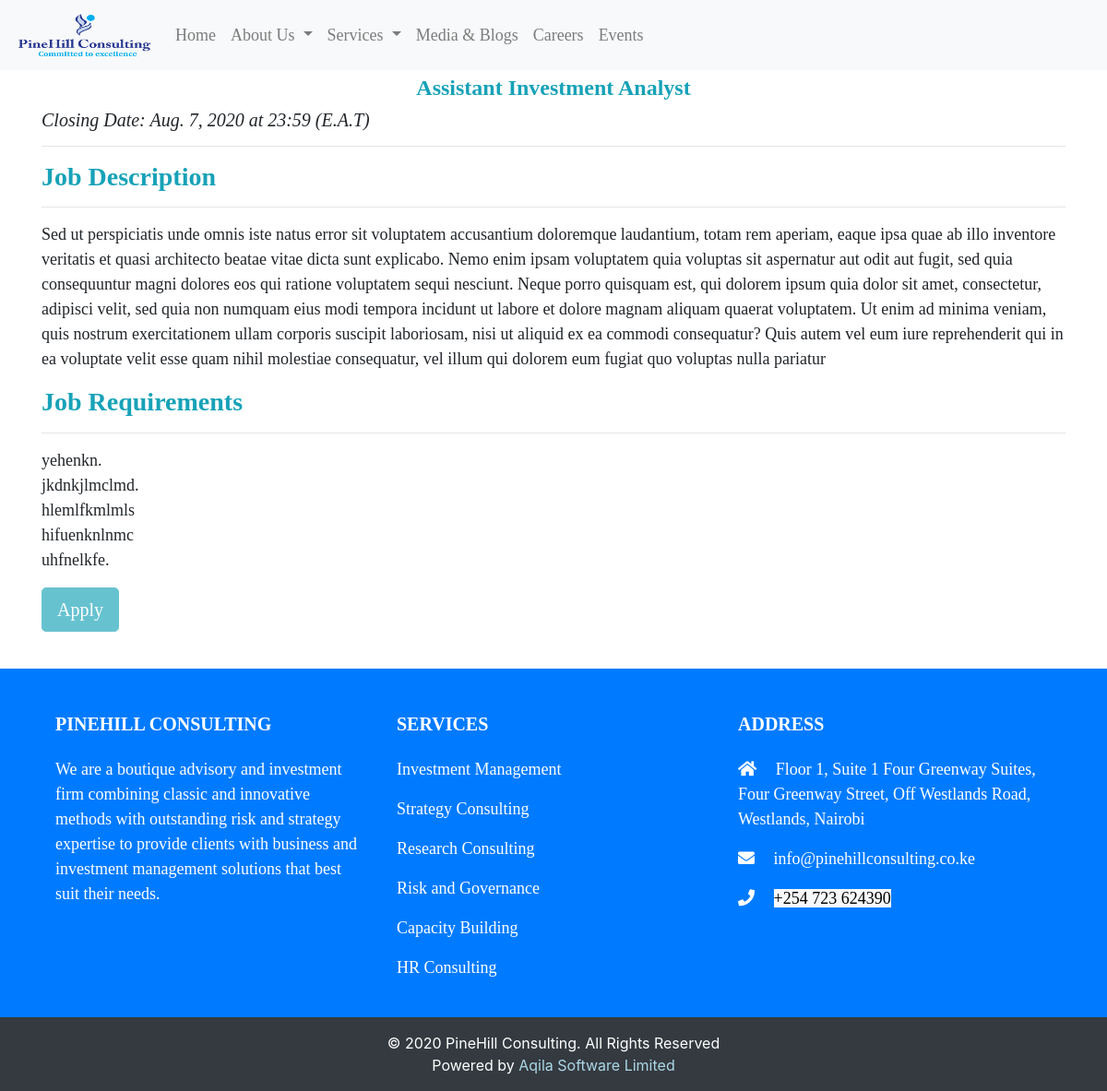
Page /career/1 on the earlier database version.
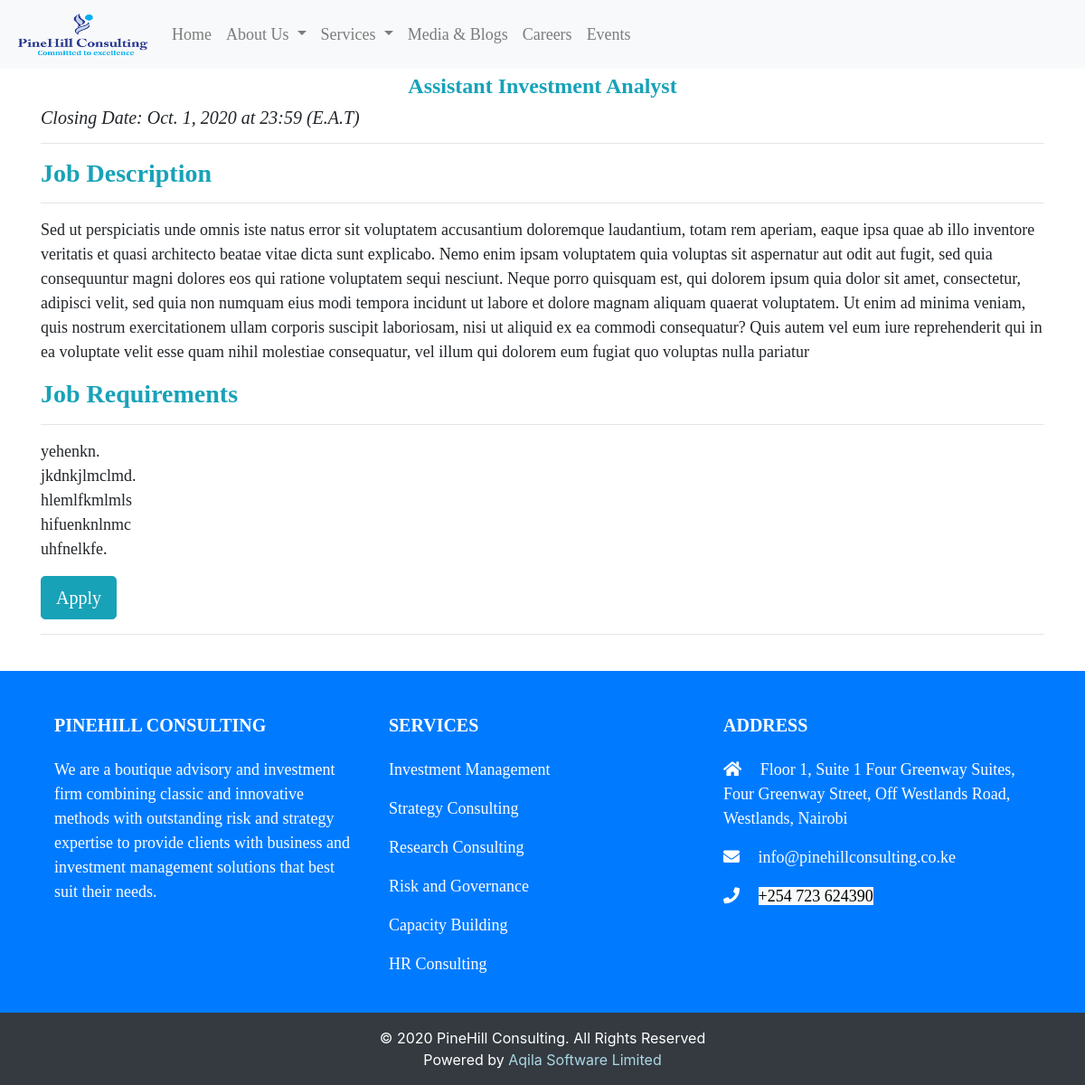
Same page on the later database version.
### app/models.py (models this page shows, shortened)
class Job(models.Model):
    title = models.CharField(max_length=100, unique=True)
    description = models.TextField()
    requirements = models.TextField()
    posted = models.DateField(default=datetime.now)
    closing = models.DateField()
    is_published = models.BooleanField(default=True)

### app/views.py (the view, shortened to what this page needs)
# urls.py: path('career/<int:id>', views.career, name='career'),
def career(request, id):
    job = get_object_or_404(Job, id=id)
    current_date = date.today()
    context = {'job': job, 'current_date' : current_date}
    return render(request, 'app/career.html', context)

### app/templates/app/career.html (shortened to what this page needs)
{% extends 'base.html' %}
{% load static %}
{% block content %}
<div class="container">
    <h4 class="text-center text-info"><strong>{{ job.title }}</strong></h4>
<h5><em>Closing Date: {{ job.closing }} at 23:59 (E.A.T)</em></h5><hr>
<h3 class=" text-info"><strong>Job Description</strong></h3><hr>
<p>{{job.description}}</p>
<h3 class=" text-info"><strong>Job Requirements</strong></h3><hr>
  <p>{{job.requirements | safe}}</p>
{% if current_date > job.closing %}
<p><a class="btn btn-info btn-lg disabled" href="#" role="button">Apply</a>
</p>
{% else %}
<p><a class="btn btn-info btn-lg" data-toggle="collapse" href="#collapseJob" role="button" aria-expanded="false" aria-controls="collapseJob">Apply</a>
</p>
    <hr>
    {% endif %}
</div>
    </div>
</body><br>
{% endblock content %}

### app/templates/base.html (shortened to what this page needs)
<html>
  <head>
    {% load static%}
    <link rel="stylesheet" href="https://stackpath.bootstrapcdn.com/bootstrap/4.4.1/css/bootstrap.min.css">
    <link rel="stylesheet" href="https://use.fontawesome.com/releases/v5.7.0/css/all.css">
    <link rel="stylesheet" type="text/css" href="{% static 'css/style.css'%}">
  </head>
  <body>
    <div style="font-family: Candara; font-size: large;">
        <nav class="navbar navbar-expand-md navbar-light bg-light fixed-top ">
          <a class="navbar-brand navbar-light bg-light" href="{% url 'index' %}"><img src='{% static "images/pinehill_logo.png" %}' height="50" width="150" alt="logo"></a>
          <div class="collapse navbar-collapse" id="navbarNavDropdown">
            <ul class="navbar-nav">
              <li class="nav-item">
                {% if '/' == request.path %}
               <a class="active nav-link" href="{% url 'index' %}"><strong>Home</strong></a>
               {% else %}
               <a class="nav-link" href="{% url 'index' %}">Home</a>
               {% endif %}
              </li>
              <li class="nav-item dropdown">
                <a class="nav-link dropdown-toggle" href="#whoweare" id="navbarDropdownMenuLink" role="button" data-toggle="dropdown" aria-haspopup="true" aria-expanded="false">
                  About Us
                </a>
              </li>
              <li class="nav-item dropdown">
                <a class="nav-link dropdown-toggle" href="#" id="navbarDropdownMenuLink" role="button" data-toggle="dropdown" aria-haspopup="true" aria-expanded="false">
                  Services
                </a>
              </li>
              <li class="nav-item">
                {% if 'blogs' in request.path %}
                <a class="nav-link active" href="{% url 'media' %}"><strong>Media & Blogs</strong></a>
                {%else%}
                <a class="nav-link" href="{% url 'media' %}">Media & Blogs</a>
                {%endif%}
              </li>
              <li class="nav-item">
                {% if 'careers' in request.path %}
                <a class="active nav-link" href="{% url 'careers' %}"><strong>Careers</strong></a>
                {% else %}
                <a class="nav-link" href="{% url 'careers' %}">Careers</a>
                {% endif %}
              </li>
              <li class="nav-item">
                {% if 'events' in request.path %}
                <a class="active nav-link" href="{% url 'events' %}"><strong>Events</strong></a>
                {% else %}
                <a class="nav-link" href="{% url 'events' %}">Events</a>
                {% endif %}
              </li>
            </ul>
          </div>
        </nav><br><br><br>
      {% block content %}
      {% endblock content %}
<footer class="page-footer font-large special-color-dark pt-4 bg-primary" style="color: white; font-family: Candara; font-size: large;">
  <div class="container">
  <div class="container text-center text-md-left">
    <div class="row">
      <div class="col-md-4 mr-auto my-md-4 my-0 mt-4 mb-1">
        <h5 class="font-weight-bold text-uppercase mb-4">PineHill Consulting</h5>
        <p>We are a boutique advisory and investment firm combining classic and innovative methods with outstanding risk and strategy
            expertise to provide clients with business and investment management solutions that best suit their needs.</p>
      </div>
      <div class="col-md-4 mx-auto my-md-4 my-0 mt-4 mb-1">
        <h5 class="font-weight-bold text-uppercase mb-4">Services</h5>
        <ul class="list-unstyled">
          <li>
            <p>
              <a href="{% url 'investment' %}" style="color: white;">Investment Management</a>
            </p>
          </li>
          <li>
            <p>
              <a href="{% url 'strategy' %}" style="color: white;">Strategy Consulting</a>
            </p>
          </li>
          <li>
            <p>
              <a href="{% url 'research' %}" style="color: white;">Research Consulting</a>
            </p>
          </li>
          <li>
            <p>
              <a href="{% url 'risk' %}" style="color: white;">Risk and Governance</a>
            </p>
          </li>
          <li>
            <p>
              <a href="{% url 'capacity' %}" style="color: white;">Capacity Building</a>
            </p>
          </li>
          <li>
            <p>
              <a href="{% url 'hr' %}" style="color: white;">HR Consulting</a>
            </p>
          </li>
        </ul>
      </div>
      <div class="col-md-4 mx-auto my-md-4 my-0 mt-4 mb-1">
        <h5 class="font-weight-bold text-uppercase mb-4">Address</h5>
        <ul class="list-unstyled">
          <li>
            <p>
              <i class="fas fa-home mr-3"></i> Floor 1, Suite 1 Four Greenway Suites, Four Greenway Street, Off Westlands Road, Westlands, Nairobi</p>
          </li>
          <li>
            <p>
              <i class="fas fa-envelope mr-3"></i> <a href="mailto: info@pinehillconsulting.co.ke" target="_blank" style="color: white;">info@pinehillconsulting.co.ke</a></p>
          </li>
          <li>
            <p>
              <i class="fas fa-phone mr-3"></i> <span class="bg-light" style="color: black;">+254 723 624390</span></p>
          </li>
        </ul>
      </div>
  </div>
</footer>
  <div class="footer-copyright text-center py-3 bg-dark" style="color: white;">
    © 2020 PineHill Consulting. All Rights Reserved<br>
    Powered by <a href="https://aqila.co.ke" style="color: lightblue" target="_blank">Aqila Software Limited</a>
  </div>
</html>

Differences in the rows shown:
changed Job "Assistant Investment Analyst": closing "Aug. 7, 2020" → "Oct. 1, 2020"
